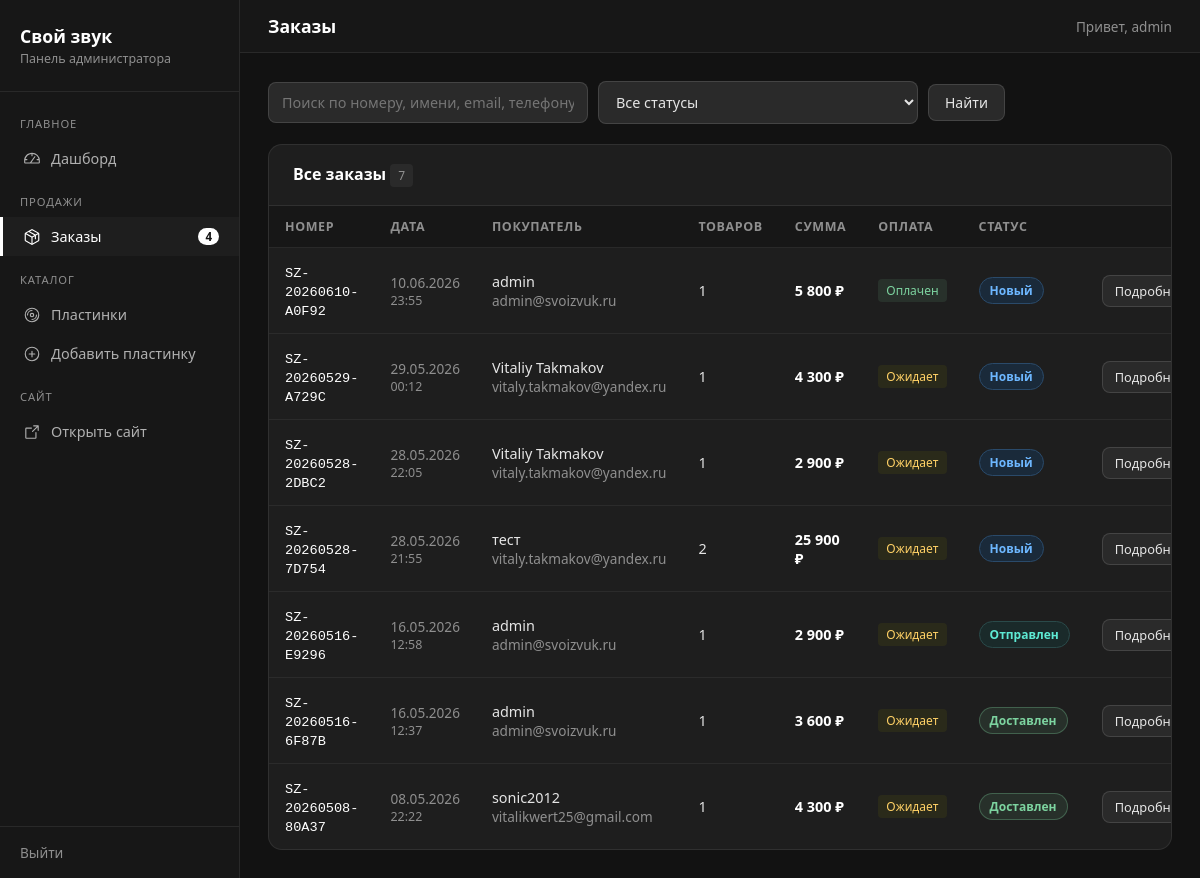
Before: /admin/orders/index.php (signed in) with the older database file.
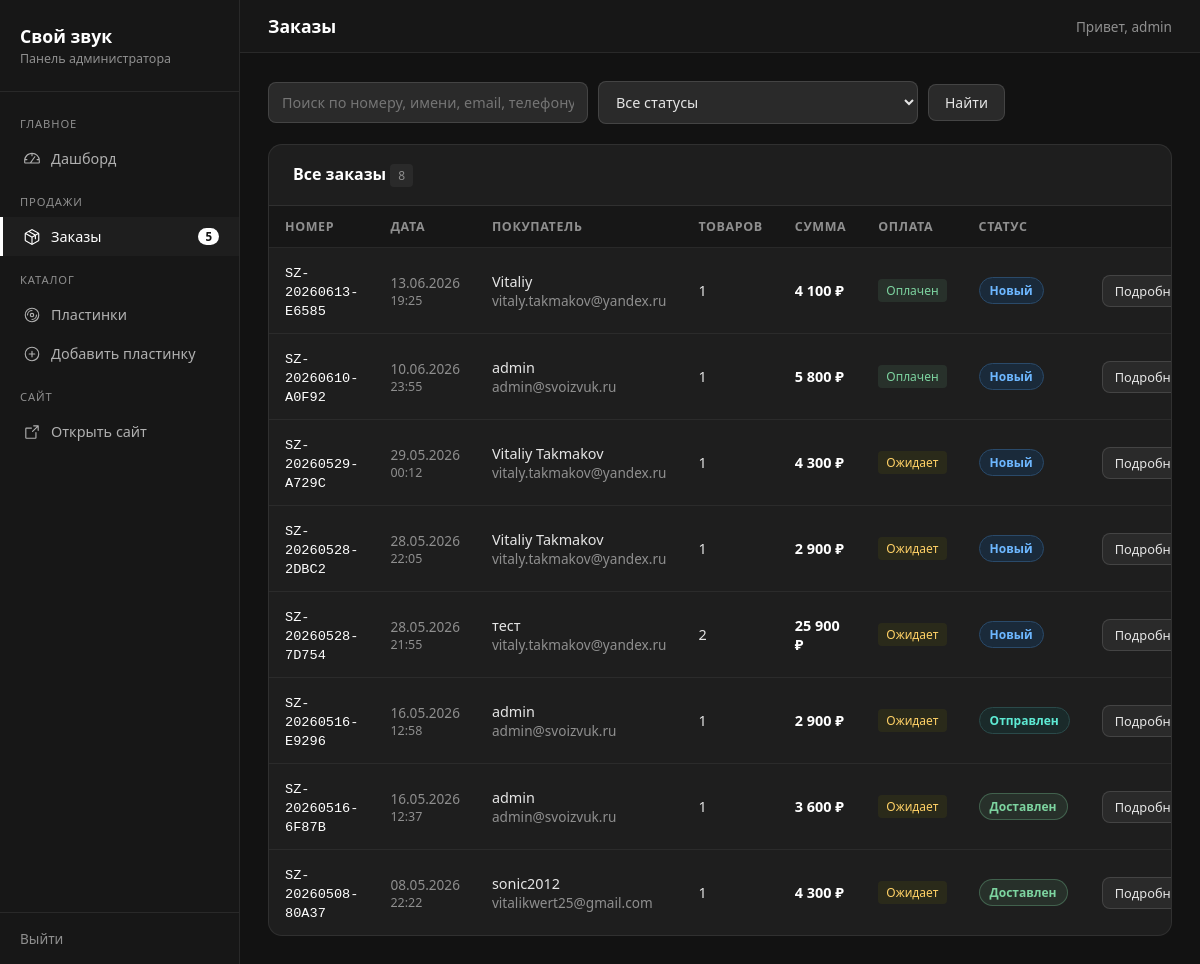
After: the same page with the newer database file.
### tables this page shows
CREATE TABLE `users` (
  `user_id` int NOT NULL AUTO_INCREMENT,
  `username` text NOT NULL,
  `email` varchar(255) NOT NULL,
  `phone` int NOT NULL,
  `role` enum('user','admin') NOT NULL DEFAULT 'user',
  `password` varchar(255) NOT NULL,
  `created_at` date NOT NULL,
  PRIMARY KEY (`user_id`)
);

CREATE TABLE `orders` (
  `order_id` int NOT NULL AUTO_INCREMENT,
  `order_number` varchar(40) NOT NULL,
  `user_id` int DEFAULT NULL,
  `customer_name` varchar(150) NOT NULL,
  `customer_email` varchar(255) NOT NULL,
  `customer_phone` varchar(40) NOT NULL,
  `delivery_method` enum('courier','post','pickup') NOT NULL DEFAULT 'courier',
  `delivery_city` varchar(150) DEFAULT NULL,
  `delivery_zip` varchar(20) DEFAULT NULL,
  `delivery_address` varchar(500) DEFAULT NULL,
  `delivery_cost` decimal(10,2) NOT NULL DEFAULT '0.00',
  `comment` text,
  `payment_method` enum('card','sbp','cash') NOT NULL DEFAULT 'card',
  `payment_card_last4` varchar(4) DEFAULT NULL,
  `payment_status` enum('pending','paid','failed') NOT NULL DEFAULT 'pending',
  `subtotal` decimal(10,2) NOT NULL DEFAULT '0.00',
  `total` decimal(10,2) NOT NULL DEFAULT '0.00',
  `status` enum('new','processing','shipped','delivered','cancelled') NOT NULL DEFAULT 'new',
  `created_at` datetime NOT NULL DEFAULT CURRENT_TIMESTAMP,
  `updated_at` datetime NOT NULL DEFAULT CURRENT_TIMESTAMP ON UPDATE CURRENT_TIMESTAMP,
  PRIMARY KEY (`order_id`),
  UNIQUE KEY `order_number` (`order_number`),
  KEY `idx_orders_status` (`status`),
  KEY `idx_orders_created` (`created_at`),
  KEY `idx_orders_user` (`user_id`)
);

### admin/orders/index.php (the view, shortened to what this page needs)
<?php
$link = get_db();
$page_title   = 'Заказы';
$current_page = 'orders';
$search       = trim($_GET['q']      ?? '');
$per_page = 20;
$page_num = max(1, (int)($_GET['page'] ?? 1));
$offset   = ($page_num - 1) * $per_page;
$conditions = [];
$params     = [];
$types      = '';
$where_sql = $conditions ? 'WHERE ' . implode(' AND ', $conditions) : '';
$count_sql = "SELECT COUNT(*) AS cnt FROM orders o $where_sql";
$count_stmt = mysqli_prepare($link, $count_sql);
mysqli_stmt_execute($count_stmt);
$total_rows  = (int)mysqli_fetch_assoc(mysqli_stmt_get_result($count_stmt))['cnt'];
$list_sql = "SELECT o.*, (SELECT COUNT(*) FROM order_items i WHERE i.order_id = o.order_id) AS items_count
             FROM orders o $where_sql
             ORDER BY o.created_at DESC
             LIMIT ? OFFSET ?";
$list_stmt = mysqli_prepare($link, $list_sql);
$list_params = $params;
$list_types  = $types . 'ii';
$list_params[] = $per_page;
$list_params[] = $offset;
mysqli_stmt_bind_param($list_stmt, $list_types, ...$list_params);
mysqli_stmt_execute($list_stmt);
$orders = mysqli_fetch_all(mysqli_stmt_get_result($list_stmt), MYSQLI_ASSOC);
$status_labels = [
    'new'        => 'Новый',
    'processing' => 'В обработке',
    'shipped'    => 'Отправлен',
    'delivered'  => 'Доставлен',
    'cancelled'  => 'Отменён',
];
$payment_labels = [
    'pending' => 'Ожидает',
    'paid'    => 'Оплачен',
    'failed'  => 'Ошибка',
];
require_once __DIR__ . '/../includes/header.php';
?>
<form method="GET" class="search-bar">
    <input type="text" name="q" placeholder="Поиск по номеру, имени, email, телефону..."
           value="<?= htmlspecialchars($search) ?>">
    <select name="status">
        <option value="">Все статусы</option>
    </select>
    <button type="submit" class="btn btn-edit">Найти</button>
</form>
<div class="card">
    <div class="card-header">
        <h3>Все заказы <span class="badge badge-gray"><?= $total_rows ?></span></h3>
    </div>
    <table>
        <thead>
            <tr>
                <th>Номер</th>
                <th>Дата</th>
                <th>Покупатель</th>
                <th>Товаров</th>
                <th>Сумма</th>
                <th>Оплата</th>
                <th>Статус</th>
                <th></th>
            </tr>
        </thead>
        <tbody>
            <?php foreach ($orders as $o): ?>
            <tr>
                <td>
                    <a href="view.php?id=<?= (int)$o['order_id'] ?>"
                       class="link-plain u-white u-mono">
                        <?= htmlspecialchars($o['order_number']) ?>
                    </a>
                </td>
                <td class="u-muted u-sm">
                    <?= date('d.m.Y', strtotime($o['created_at'])) ?>
                    <div class="u-muted u-xs">
                        <?= date('H:i', strtotime($o['created_at'])) ?>
                    </div>
                </td>
                <td>
                    <div><?= htmlspecialchars($o['customer_name']) ?></div>
                    <div class="u-muted u-sm"><?= htmlspecialchars($o['customer_email']) ?></div>
                </td>
                <td><?= (int)$o['items_count'] ?></td>
                <td class="u-strong"><?= number_format($o['total'], 0, '', ' ') ?> ₽</td>
                <td>
                    <span class="badge badge-pay-<?= htmlspecialchars($o['payment_status']) ?>">
                        <?= htmlspecialchars($payment_labels[$o['payment_status']] ?? $o['payment_status']) ?>
                    </span>
                </td>
                <td>
                    <span class="badge badge-status badge-status-<?= htmlspecialchars($o['status']) ?>">
                        <?= htmlspecialchars($status_labels[$o['status']] ?? $o['status']) ?>
                    </span>
                </td>
                <td>
                    <a href="view.php?id=<?= (int)$o['order_id'] ?>" class="btn btn-edit btn-sm">Подробнее</a>
                </td>
            </tr>
            <?php endforeach; ?>
        </tbody>
    </table>
</div>
<?php require_once __DIR__ . '/../includes/footer.php'; ?>

### admin/includes/header.php (shortened to what this page needs)
<?php
require_once __DIR__ . '/icons.php';
$new_orders_badge = 0;
$admin_display = $_SESSION['admin_name'] ?? '';
if ($admin_display === '' && !empty($_SESSION['admin_id']) && isset($link) && $link) {
    $r = @mysqli_query($link, "SELECT username FROM users WHERE user_id = " . (int)$_SESSION['admin_id']);
    if ($r && ($row = mysqli_fetch_assoc($r)) && $row['username'] !== '') {
        $admin_display = $row['username'];
    }
}
if (isset($link) && $link) {
    try {
        $res = @mysqli_query($link, "SELECT COUNT(*) AS cnt FROM orders WHERE status = 'new'");
        if ($res) {
            $new_orders_badge = (int)mysqli_fetch_assoc($res)['cnt'];
        }
    } catch (Throwable $e) {
    }
}
?>
<!DOCTYPE html>
<html lang="ru">
<head>
    <link rel="stylesheet" href="/admin/includes/admin.css?v=6">
</head>
<body>
<div class="admin-layout">
    <aside class="sidebar">
        <div class="sidebar-header">
            <h2>Свой звук</h2>
            <p>Панель администратора</p>
        </div>
        <nav class="sidebar-nav">
            <div class="nav-section">
                <div class="nav-section-title">Главное</div>
                <a href="/admin/index.php"
                   class="nav-item <?= ($current_page ?? '') === 'dashboard' ? 'active' : '' ?>">
                    <span class="icon"><?= admin_icon('gauge') ?></span> Дашборд
                </a>
            </div>
            <div class="nav-section">
                <div class="nav-section-title">Продажи</div>
                <a href="/admin/orders/index.php"
                   class="nav-item <?= ($current_page ?? '') === 'orders' ? 'active' : '' ?>">
                    <span class="icon"><?= admin_icon('package') ?></span> Заказы
                    <?php if ($new_orders_badge > 0): ?>
                        <span class="nav-badge"><?= $new_orders_badge ?></span>
                    <?php endif; ?>
                </a>
            </div>
            <div class="nav-section">
                <div class="nav-section-title">Каталог</div>
                <a href="/admin/products/index.php"
                   class="nav-item <?= ($current_page ?? '') === 'products' ? 'active' : '' ?>">
                    <span class="icon"><?= admin_icon('vinyl-record') ?></span> Пластинки
                </a>
                <a href="/admin/products/add.php"
                   class="nav-item <?= ($current_page ?? '') === 'add_product' ? 'active' : '' ?>">
                    <span class="icon"><?= admin_icon('plus-circle') ?></span> Добавить пластинку
                </a>
            </div>
            <div class="nav-section">
                <div class="nav-section-title">Сайт</div>
                <a href="/" class="nav-item" target="_blank">
                    <span class="icon"><?= admin_icon('arrow-square-out') ?></span> Открыть сайт
                </a>
            </div>
        </nav>
        <div class="sidebar-footer">
            <a href="/admin/logout.php">Выйти</a>
        </div>
    </aside>
    <div class="main-content">
        <div class="topbar">
            <div class="topbar-title"><?= htmlspecialchars($page_title ?? 'Панель управления') ?></div>
            <div class="topbar-user">Привет, <?= htmlspecialchars($admin_display) ?></div>
        </div>
        <div class="content">

### admin/includes/icons.php (shortened to what this page needs)
<?php
function admin_icon(string $name, int $size = 18): string {
    return '<svg xmlns="http://www.w3.org/2000/svg" width="' . $size . '" height="' . $size . '" viewBox="0 0 256 256" fill="currentColor" aria-hidden="true"><path d="' . $paths[$name] . '"/></svg>';
}

### admin/includes/footer.php
</div>
    </div>
</div>
</body>
</html>

### tokens.css (style rules this page uses)
:root { --surface-0: #121212; --surface-1: #171717; --surface-2: #1e1e1e; --surface-3: #2a2a2a; --surface-4: #333333; --bg-base: var(--surface-1); --bg-dark: #0f0f0f; --bg-card: var(--surface-2); --bg-card-alt: #1c1c1c; --bg-input: rgba(42, 42, 42, 0.9); --bg-overlay: rgba(18, 18, 18, 0.75); --text-primary: #e5e5e5; --text-secondary: #b0b0b0; --text-muted: #8f8f8f; --text-white: #ffffff; --text-inverse: #121212; --border-subtle: rgba(255, 255, 255, 0.06); --border-light: rgba(255, 255, 255, 0.08); --border-medium: rgba(255, 255, 255, 0.12); --border-strong: rgba(255, 255, 255, 0.25); --accent: #ffffff; --accent-hover: #e0e0e0; --accent-inverse: #121212; --accent-warm: #e8a33d; --danger: #f26d5f; --danger-hover: #ff8a7d; --danger-bg: rgba(242, 109, 95, 0.12); --danger-bg-strong: rgba(242, 109, 95, 0.20); --danger-border: rgba(242, 109, 95, 0.35); --danger-border-strong: rgba(242, 109, 95, 0.55); --success: #7dd4a0; --success-bg: rgba(125, 212, 160, 0.10); --success-border: rgba(125, 212, 160, 0.30); --error-bg: var(--danger-bg); --error-text: var(--danger); --error-border: var(--danger-border); --success-text: var(--success); --radius-sm: 4px; --radius-md: 8px; --radius-lg: 14px; --shadow-1: 0 2px 10px rgba(0, 0, 0, 0.35); --shadow-2: 0 8px 24px rgba(0, 0, 0, 0.40); --shadow-3: 0 16px 40px rgba(0, 0, 0, 0.50); --shadow-danger: 0 8px 20px rgba(242, 109, 95, 0.20); --focus-ring-soft: 0 0 0 3px rgba(255, 255, 255, 0.06); --motion-fast: 0.18s ease; --motion-base: 0.3s ease; --transition: 0.3s ease; --font-sans: system-ui, -apple-system, BlinkMacSystemFont, 'Segoe UI', Roboto, Oxygen, Ubuntu, sans-serif; --font-mono: 'Courier New', monospace; --font-display: 'Unbounded', var(--font-sans); --fs-xs: 0.75rem; --fs-sm: 0.85rem; --fs-base: 0.95rem; --fs-md: 1.1rem; --fs-lg: 1.35rem; --fs-xl: 1.6rem; --fs-2xl: 2rem; --fs-hero: clamp(2.2rem, 5vw, 3.8rem); --z-raised: 10; --z-sticky: 100; --z-overlay: 1000; --page-padding: 60px; }

Changed rows visible on the page:
added orders: order_number "SZ-20260613-E6585", created_at "13.06.2026", created_at "19:25", customer_name "Vitaliy", customer_email "vitaly.takmakov@yandex.ru", items_count "1", total "4 100", payment_status "Оплачен", status "Новый"
Other visible differences:
$new_orders_badge: "4" → "5"
$total_rows: "7" → "8"
